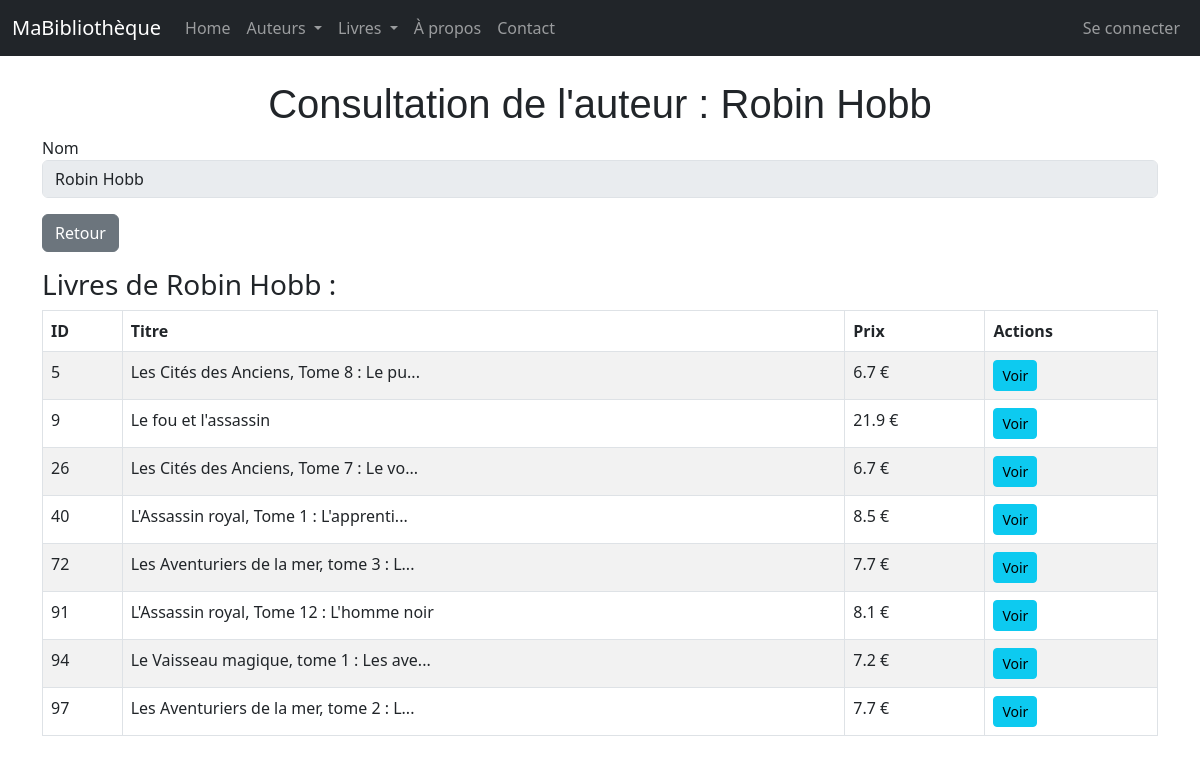
Page /auteurs/4/view/ on the committed database.
### monApp/models.py (models this page shows, shortened)
class Auteur(db.Model):
    idA = db.Column(db.Integer, primary_key=True)
    Nom = db.Column(db.String(100))

class Livre(db.Model):
    idL = db.Column(db.Integer, primary_key=True)
    Prix = db.Column(db.Float)
    Titre = db.Column(db.String(255))
    Url = db.Column(db.String(255))
    Img = db.Column(db.String(255))
    auteur_id = db.Column(db.Integer, db.ForeignKey("auteur.idA"))
    auteur = db.relationship("Auteur", backref=db.backref("livres", lazy="dynamic"))

### monApp/views.py (the view)
@app.route('/auteurs/<idA>/view/')
def viewAuteur(idA):
    unAuteur = Auteur.query.get(idA)
    unForm = FormAuteur(idA=unAuteur.idA, Nom=unAuteur.Nom)
    return render_template("auteur_view.html", selectedAuteur=unAuteur, viewForm=unForm)

### monApp/forms.py
class FormAuteur(FlaskForm):
    idA=HiddenField('idA')
    Nom = StringField ('Nom', validators =[DataRequired()])

### monApp/templates/auteur_view.html (shortened to what this page needs)
{% extends "base.html" %}
{% block main %}
<h1>Consultation de l'auteur : {{ selectedAuteur.Nom }}</h1>
<form role="form" method="POST" action="">
    <div class="form-group mb-3">
        {{ viewForm.Nom.label }}
        {{ viewForm.Nom(size=50, disabled=True, class_="form-control") }}
    </div>
    <a href="{{ url_for('getAuteurs') }}" class="btn btn-secondary mb-3">Retour</a>
</form>
{% if selectedAuteur.livres.count() > 0 %}
    <h3>Livres de {{ selectedAuteur.Nom }} :</h3>
    <table class="table table-striped table-bordered table-hover">
        <thead>
            <tr>
                <th>ID</th>
                <th>Titre</th>
                <th>Prix</th>
                <th>Actions</th>
            </tr>
        </thead>
        <tbody>
            {% for livre in selectedAuteur.livres %}
            <tr>
                <td>{{ livre.idL }}</td>
                <td>{{ livre.Titre }}</td>
                <td>{{ livre.Prix }} €</td>
                <td>
                    <a href="{{ url_for('viewLivre', idL=livre.idL) }}" class="btn btn-info btn-sm">
                        Voir
                    </a>
                </td>
            </tr>
            {% endfor %}
        </tbody>
    </table>
{% else %}
    <p><em>Aucun livre enregistré pour cet auteur.</em></p>
{% endif %}
{% endblock %}

### monApp/static/css/style.css (style rules this page uses)
body { font-family: sans-serif; }
h1 { color: rgb(197, 107, 107); text-align: center; font-family: Arial, sans-serif; }

### rows in the picture
Auteur: Nom "Robin Hobb"
Livre: idL "5", Titre "Les Cités des Anciens, Tome 8 : Le pu...", Prix "6.7"
Livre: idL "9", Titre "Le fou et l'assassin", Prix "21.9"
Livre: idL "26", Titre "Les Cités des Anciens, Tome 7 : Le vo...", Prix "6.7"
Livre: idL "40", Titre "L'Assassin royal, Tome 1 : L'apprenti...", Prix "8.5"
Livre: idL "72", Titre "Les Aventuriers de la mer, tome 3 : L...", Prix "7.7"
Livre: idL "91", Titre "L'Assassin royal, Tome 12 : L'homme noir", Prix "8.1"
Livre: idL "94", Titre "Le Vaisseau magique, tome 1 : Les ave...", Prix "7.2"
Livre: idL "97", Titre "Les Aventuriers de la mer, tome 2 : L...", Prix "7.7"

### other values in the picture
{{ viewForm.Nom.label }} "Nom"
